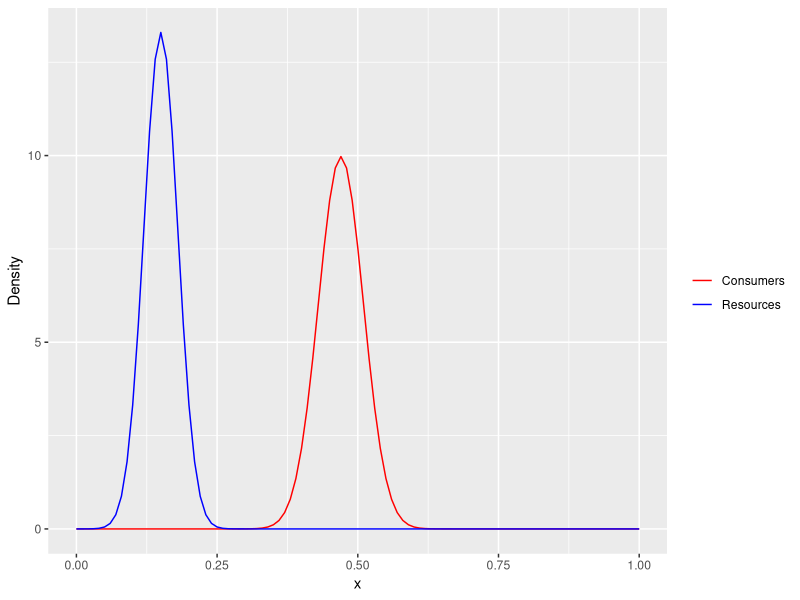

The R source for this figure:
library(ggplot2)
x = seq(0,1, by = 0.01)
colors = c("Consumers" = "red", 'Resources' = "blue")

ggplot(as.data.frame(x), aes(x = x))+
  stat_function(aes(col = "Consumers"), fun = dnorm, args = list(mean =0.47, sd = 0.04))+
  stat_function(aes(col = "Resources"), fun = dnorm, args = list(mean =0.15, sd = 0.03))+
  labs(y = 'Density', color= '')+
  scale_color_manual(values = colors)+
  theme(legend.key = element_rect(fill = "white"))
